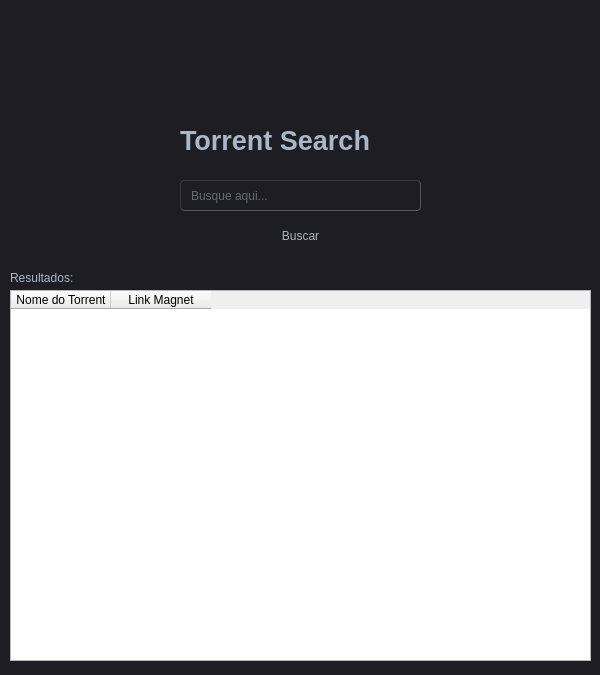
<?xml version="1.0" encoding="UTF-8"?>
<ui version="4.0">
 <class>MainWindow</class>
 <widget class="QMainWindow" name="MainWindow">
  <property name="geometry">
   <rect>
    <x>0</x>
    <y>0</y>
    <width>600</width>
    <height>675</height>
   </rect>
  </property>
  <property name="windowTitle">
   <string>MainWindow</string>
  </property>
  <property name="styleSheet">
   <string notr="true">/*
Material Dark Style Sheet for QT Applications
Author: Jaime A. Quiroga P.
Inspired on https://github.com/jxfwinter/qt-material-stylesheet
Company: GTRONICK
Last updated: 04/12/2018, 15:00.
Available at: https://github.com/GTRONICK/QSS/blob/master/MaterialDark.qss
*/
QMainWindow {
	background-color:#1e1d23;
}
QDialog {
	background-color:#1e1d23;
}
QColorDialog {
	background-color:#1e1d23;
}
QTextEdit {
	background-color:#1e1d23;
	color: #a9b7c6;
}
QPlainTextEdit {
	selection-background-color:#007b50;
	background-color:#1e1d23;
	border-style: solid;
	border-top-color: transparent;
	border-right-color: transparent;
	border-left-color: transparent;
	border-bottom-color: transparent;
	border-width: 1px;
	color: #a9b7c6;
}
QPushButton{
	border-style: solid;
	border-top-color: transparent;
	border-right-color: transparent;
	border-left-color: transparent;
	border-bottom-color: transparent;
	border-width: 1px;
	border-style: solid;
	color: #a9b7c6;
	padding: 2px;
	background-color: #1e1d23;
}
QPushButton::default{
	border-style: inset;
	border-top-color: transparent;
	border-right-color: transparent;
	border-left-color: transparent;
	border-bottom-color: #04b97f;
	border-width: 1px;
	color: #a9b7c6;
	padding: 2px;
	background-color: #1e1d23;
}
QToolButton {
	border-style: solid;
	border-top-color: transparent;
	border-right-color: transparent;
	border-left-color: transparent;
	border-bottom-color: #04b97f;
	border-bottom-width: 1px;
	border-style: solid;
	color: #a9b7c6;
	padding: 2px;
	background-color: #1e1d23;
}
QToolButton:hover{
	border-style: solid;
	border-top-color: transparent;
	border-right-color: transparent;
	border-left-color: transparent;
	border-bottom-color: #37efba;
	border-bottom-width: 2px;
	border-style: solid;
	color: #FFFFFF;
	padding-bottom: 1px;
	background-color: #1e1d23;
}
QPushButton:hover{
	border-style: solid;
	border-top-color: transparent;
	border-right-color: transparent;
	border-left-color: transparent;
	border-bottom-color: #37efba;
	border-bottom-width: 1px;
	border-style: solid;
	color: #FFFFFF;
	padding-bottom: 2px;
	background-color: #1e1d23;
}
QPushButton:pressed{
	border-style: solid;
	border-top-color: transparent;
	border-right-color: transparent;
	border-left-color: transparent;
	border-bottom-color: #37efba;
	border-bottom-width: 2px;
	border-style: solid;
	color: #37efba;
	padding-bottom: 1px;
	background-color: #1e1d23;
}
QPushButton:disabled{
	border-style: solid;
	border-top-color: transparent;
	border-right-color: transparent;
	border-left-color: transparent;
	border-bottom-color: #808086;
	border-bottom-width: 2px;
	border-style: solid;
	color: #808086;
	padding-bottom: 1px;
	background-color: #1e1d23;
}
QLineEdit {
	border-width: 1px; border-radius: 4px;
	border-color: rgb(58, 58, 58);
	border-style: inset;
	padding: 0 8px;
	color: #a9b7c6;
	background:#1e1d23;
	selection-background-color:#007b50;
	selection-color: #FFFFFF;
}
QLabel {
	color: #a9b7c6;
}
QLCDNumber {
	color: #37e6b4;
}
QProgressBar {
	text-align: center;
	color: rgb(240, 240, 240);
	border-width: 1px; 
	border-radius: 10px;
	border-color: rgb(58, 58, 58);
	border-style: inset;
	background-color:#1e1d23;
}
QProgressBar::chunk {
	background-color: #04b97f;
	border-radius: 5px;
}
QMenuBar {
	background-color: #1e1d23;
}
QMenuBar::item {
	color: #a9b7c6;
  	spacing: 3px;
  	padding: 1px 4px;
  	background: #1e1d23;
}

QMenuBar::item:selected {
  	background:#1e1d23;
	color: #FFFFFF;
}
QMenu::item:selected {
	border-style: solid;
	border-top-color: transparent;
	border-right-color: transparent;
	border-left-color: #04b97f;
	border-bottom-color: transparent;
	border-left-width: 2px;
	color: #FFFFFF;
	padding-left:15px;
	padding-top:4px;
	padding-bottom:4px;
	padding-right:7px;
	background-color: #1e1d23;
}
QMenu::item {
	border-style: solid;
	border-top-color: transparent;
	border-right-color: transparent;
	border-left-color: transparent;
	border-bottom-color: transparent;
	border-bottom-width: 1px;
	border-style: solid;
	color: #a9b7c6;
	padding-left:17px;
	padding-top:4px;
	padding-bottom:4px;
	padding-right:7px;
	background-color: #1e1d23;
}
QMenu{
	background-color:#1e1d23;
}
QTabWidget {
	color:rgb(0,0,0);
	background-color:#1e1d23;
}
QTabWidget::pane {
		border-color: rgb(77,77,77);
		background-color:#1e1d23;
		border-style: solid;
		border-width: 1px;
    	border-radius: 6px;
}
QTabBar::tab {
	border-style: solid;
	border-top-color: transparent;
	border-right-color: transparent;
	border-left-color: transparent;
	border-bottom-color: transparent;
	border-bottom-width: 1px;
	border-style: solid;
	color: #808086;
	padding: 3px;
	margin-left:3px;
	background-color: #1e1d23;
}
QTabBar::tab:selected, QTabBar::tab:last:selected, QTabBar::tab:hover {
  	border-style: solid;
	border-top-color: transparent;
	border-right-color: transparent;
	border-left-color: transparent;
	border-bottom-color: #04b97f;
	border-bottom-width: 2px;
	border-style: solid;
	color: #FFFFFF;
	padding-left: 3px;
	padding-bottom: 2px;
	margin-left:3px;
	background-color: #1e1d23;
}

QCheckBox {
	color: #a9b7c6;
	padding: 2px;
}
QCheckBox:disabled {
	color: #808086;
	padding: 2px;
}

QCheckBox:hover {
	border-radius:4px;
	border-style:solid;
	padding-left: 1px;
	padding-right: 1px;
	padding-bottom: 1px;
	padding-top: 1px;
	border-width:1px;
	border-color: rgb(87, 97, 106);
	background-color:#1e1d23;
}
QCheckBox::indicator:checked {

	height: 10px;
	width: 10px;
	border-style:solid;
	border-width: 1px;
	border-color: #04b97f;
	color: #a9b7c6;
	background-color: #04b97f;
}
QCheckBox::indicator:unchecked {

	height: 10px;
	width: 10px;
	border-style:solid;
	border-width: 1px;
	border-color: #04b97f;
	color: #a9b7c6;
	background-color: transparent;
}
QRadioButton {
	color: #a9b7c6;
	background-color: #1e1d23;
	padding: 1px;
}
QRadioButton::indicator:checked {
	height: 10px;
	width: 10px;
	border-style:solid;
	border-radius:5px;
	border-width: 1px;
	border-color: #04b97f;
	color: #a9b7c6;
	background-color: #04b97f;
}
QRadioButton::indicator:!checked {
	height: 10px;
	width: 10px;
	border-style:solid;
	border-radius:5px;
	border-width: 1px;
	border-color: #04b97f;
	color: #a9b7c6;
	background-color: transparent;
}
QStatusBar {
	color:#027f7f;
}
QSpinBox {
	color: #a9b7c6;	
	background-color: #1e1d23;
}
QDoubleSpinBox {
	color: #a9b7c6;	
	background-color: #1e1d23;
}
QTimeEdit {
	color: #a9b7c6;	
	background-color: #1e1d23;
}
QDateTimeEdit {
	color: #a9b7c6;	
	background-color: #1e1d23;
}
QDateEdit {
	color: #a9b7c6;	
	background-color: #1e1d23;
}
QComboBox {
	color: #a9b7c6;	
	background: #1e1d23;
}
QComboBox:editable {
	background: #1e1d23;
	color: #a9b7c6;
	selection-background-color: #1e1d23;
}
QComboBox QAbstractItemView {
	color: #a9b7c6;	
	background: #1e1d23;
	selection-color: #FFFFFF;
	selection-background-color: #1e1d23;
}
QComboBox:!editable:on, QComboBox::drop-down:editable:on {
	color: #a9b7c6;	
	background: #1e1d23;
}
QFontComboBox {
	color: #a9b7c6;	
	background-color: #1e1d23;
}
QToolBox {
	color: #a9b7c6;
	background-color: #1e1d23;
}
QToolBox::tab {
	color: #a9b7c6;
	background-color: #1e1d23;
}
QToolBox::tab:selected {
	color: #FFFFFF;
	background-color: #1e1d23;
}
QScrollArea {
	color: #FFFFFF;
	background-color: #1e1d23;
}
QSlider::groove:horizontal {
	height: 5px;
	background: #04b97f;
}
QSlider::groove:vertical {
	width: 5px;
	background: #04b97f;
}
QSlider::handle:horizontal {
	background: qlineargradient(x1:0, y1:0, x2:1, y2:1, stop:0 #b4b4b4, stop:1 #8f8f8f);
	border: 1px solid #5c5c5c;
	width: 14px;
	margin: -5px 0;
	border-radius: 7px;
}
QSlider::handle:vertical {
	background: qlineargradient(x1:1, y1:1, x2:0, y2:0, stop:0 #b4b4b4, stop:1 #8f8f8f);
	border: 1px solid #5c5c5c;
	height: 14px;
	margin: 0 -5px;
	border-radius: 7px;
}
QSlider::add-page:horizontal {
    background: white;
}
QSlider::add-page:vertical {
    background: white;
}
QSlider::sub-page:horizontal {
    background: #04b97f;
}
QSlider::sub-page:vertical {
    background: #04b97f;
}
</string>
  </property>
  <widget class="QWidget" name="centralwidget">
   <widget class="QLabel" name="label">
    <property name="geometry">
     <rect>
      <x>180</x>
      <y>120</y>
      <width>251</width>
      <height>41</height>
     </rect>
    </property>
    <property name="font">
     <font>
      <pointsize>20</pointsize>
      <weight>75</weight>
      <bold>true</bold>
     </font>
    </property>
    <property name="text">
     <string>Torrent Search</string>
    </property>
   </widget>
   <widget class="QLabel" name="label_2">
    <property name="geometry">
     <rect>
      <x>240</x>
      <y>10</y>
      <width>111</width>
      <height>111</height>
     </rect>
    </property>
    <property name="styleSheet">
     <string notr="true">image: url(:/logo/torrent.png);</string>
    </property>
    <property name="text">
     <string/>
    </property>
   </widget>
   <widget class="QLineEdit" name="lineEdit">
    <property name="geometry">
     <rect>
      <x>180</x>
      <y>180</y>
      <width>241</width>
      <height>31</height>
     </rect>
    </property>
    <property name="placeholderText">
     <string>Busque aqui...</string>
    </property>
   </widget>
   <widget class="QPushButton" name="pushButton">
    <property name="geometry">
     <rect>
      <x>250</x>
      <y>220</y>
      <width>101</width>
      <height>31</height>
     </rect>
    </property>
    <property name="cursor">
     <cursorShape>PointingHandCursor</cursorShape>
    </property>
    <property name="text">
     <string>Buscar</string>
    </property>
   </widget>
   <widget class="QTableWidget" name="tableWidget">
    <property name="geometry">
     <rect>
      <x>10</x>
      <y>290</y>
      <width>581</width>
      <height>371</height>
     </rect>
    </property>
    <column>
     <property name="text">
      <string>Nome do Torrent</string>
     </property>
    </column>
    <column>
     <property name="text">
      <string>Link Magnet</string>
     </property>
    </column>
   </widget>
   <widget class="QLabel" name="label_3">
    <property name="geometry">
     <rect>
      <x>10</x>
      <y>270</y>
      <width>71</width>
      <height>16</height>
     </rect>
    </property>
    <property name="text">
     <string>Resultados:</string>
    </property>
   </widget>
  </widget>
 </widget>
 <resources>
  <include location="../../../../../pngs para sistemas/teste.qrc"/>
 </resources>
 <connections/>
</ui>
